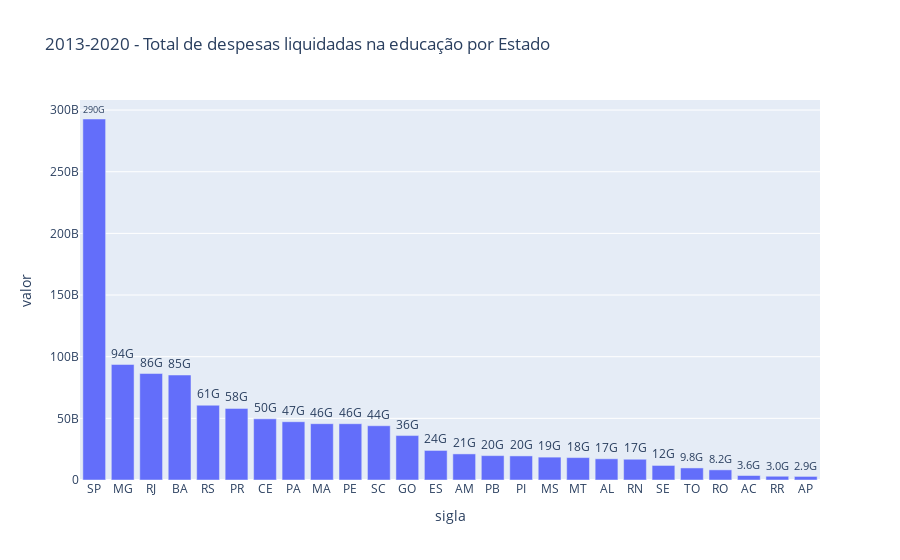

The notebook cell this image was saved under:
### Code cell
# gráfico com o total de despesas liquidadas de 2013 a 2020

fig = px.bar(df_total,  
             y='valor', 
             x=df_total.index,
             text_auto='.2s',
             title=" 2013-2020 - Total de despesas liquidadas na educação por Estado")

fig.update_traces(textfont_size=12, textangle=0, textposition="outside", cliponaxis=False)

fig.show()

fig.write_html("geral.html")

### Figure 1 — Plotly figure (JSON) as saved in the notebook; plotly's stock layout.template omitted (floating-point values rounded to 4 significant figures)
{"data": [{"alignmentgroup": "True", "cliponaxis": false, "hovertemplate": "sigla=%{x}<br>valor=%{y}<extra></extra>", "legendgroup": "", "marker": {"color": "#636efa", "pattern": {"shape": ""}}, "name": "", "offsetgroup": "", "orientation": "v", "showlegend": false, "textangle": 0, "textfont": {"size": 12}, "textposition": "outside", "texttemplate": "%{y:.2s}", "type": "bar", "x": ["SP", "MG", "RJ", "BA", "RS", "PR", "CE", "PA", "MA", "PE", "SC", "GO", "ES", "AM", "PB", "PI", "MS", "MT", "AL", "RN", "SE", "TO", "RO", "AC", "RR", "AP"], "xaxis": "x", "y": [292800000000.0, 93690000000.0, 86340000000.0, 85150000000.0, 60650000000.0, 58060000000.0, 49620000000.0, 47270000000.0, 45670000000.0, 45650000000.0, 43990000000.0, 36030000000.0, 23970000000.0, 21170000000.0, 19760000000.0, 19530000000.0, 18530000000.0, 18180000000.0, 17190000000.0, 16830000000.0, 11800000000.0, 9784000000.0, 8212000000.0, 3637000000.0, 3043000000.0, 2902000000.0], "yaxis": "y"}], "layout": {"barmode": "relative", "legend": {"tracegroupgap": 0}, "title": {"text": " 2013-2020 - Total de despesas liquidadas na educação por Estado"}, "xaxis": {"anchor": "y", "domain": [0, 1], "title": {"text": "sigla"}}, "yaxis": {"anchor": "x", "domain": [0, 1], "title": {"text": "valor"}}}}
